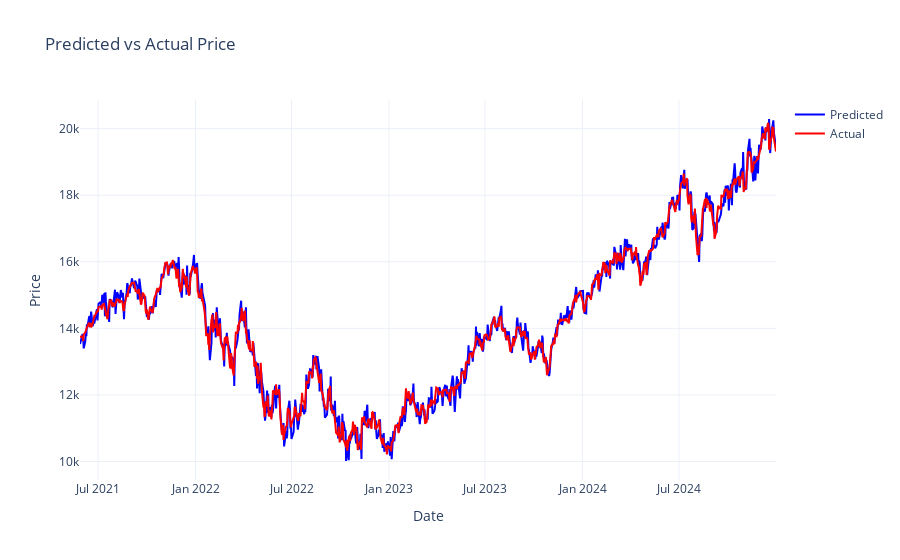

Notebook source saved alongside this figure:
### Code cell
fig = go.Figure()
fig.add_trace(go.Scatter(
    x=merged_df.index,
    y=merged_df["predicted"],
    mode='lines',
    name='Predicted',
    line=dict(color='blue')
))
fig.add_trace(go.Scatter(
    x=merged_df.index,
    y=merged_df["price"],
    mode='lines',
    name='Actual',
    line=dict(color='red')
))
fig.update_layout(
    title=f"Predicted vs Actual Price",
    xaxis_title="Date",
    yaxis_title="Price",
    template="plotly_white"
)

### Figure 1 — Plotly figure (JSON) as saved in the notebook; plotly's stock layout.template omitted (floating-point values rounded to 4 significant figures; data arrays with more than 128 entries replaced by an {"elided": "..."} marker saying what was removed)
{"data": [{"line": {"color": "blue"}, "mode": "lines", "name": "Predicted", "type": "scatter", "x": {"elided": "904 str values"}, "y": {"elided": "904 float values"}}, {"line": {"color": "red"}, "mode": "lines", "name": "Actual", "type": "scatter", "x": {"elided": "904 str values"}, "y": {"elided": "904 float values"}}], "layout": {"title": {"text": "Predicted vs Actual Price"}, "xaxis": {"title": {"text": "Date"}}, "yaxis": {"title": {"text": "Price"}}}}
